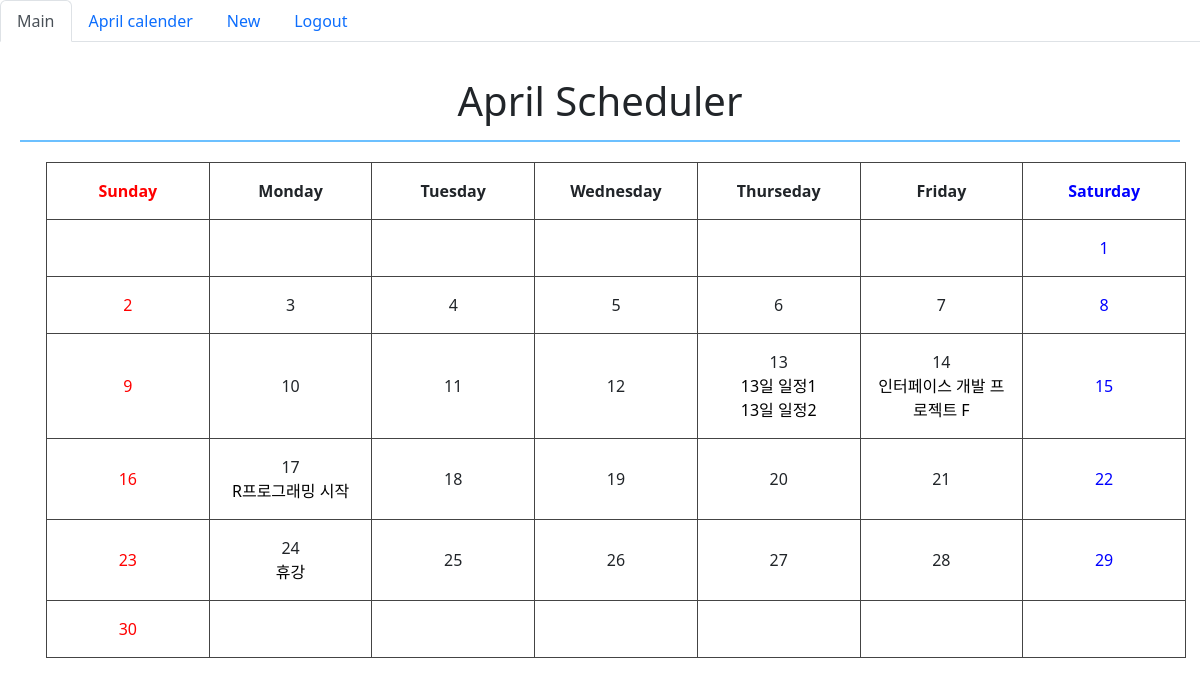
/scheduler/month/ (signed in), run on the app's committed database.
### scheduler/models.py (models this page shows)
class Schedule(models.Model):
    title = models.CharField(max_length=30)
    time = models.TimeField()
    date = models.DateField()
    place = models.CharField(max_length=20)
    memo = models.CharField(max_length=200)
    user = models.ForeignKey(settings.AUTH_USER_MODEL, on_delete=models.CASCADE)
    created_at = models.DateTimeField(auto_now_add=True)
    updated_at = models.DateTimeField(auto_now=True)

### scheduler/views.py (the view)
# urls.py: path('month/', views.month),
def month(request,):
    schedules = Schedule.objects.all()
    daily_schedules_01 = Schedule.objects.filter(date = '2023-04-01')
    daily_schedules_02 = Schedule.objects.filter(date = '2023-04-02')
    daily_schedules_03 = Schedule.objects.filter(date = '2023-04-03')
    daily_schedules_04 = Schedule.objects.filter(date = '2023-04-04')
    daily_schedules_05 = Schedule.objects.filter(date = '2023-04-05')
    daily_schedules_06 = Schedule.objects.filter(date = '2023-04-06')
    daily_schedules_07 = Schedule.objects.filter(date = '2023-04-07')
    daily_schedules_08 = Schedule.objects.filter(date = '2023-04-08')
    daily_schedules_09 = Schedule.objects.filter(date = '2023-04-09')
    daily_schedules_10 = Schedule.objects.filter(date = '2023-04-10')
    daily_schedules_11 = Schedule.objects.filter(date = '2023-04-11')
    daily_schedules_12 = Schedule.objects.filter(date = '2023-04-12')
    daily_schedules_13 = Schedule.objects.filter(date = '2023-04-13')
    daily_schedules_14 = Schedule.objects.filter(date = '2023-04-14')
    daily_schedules_15 = Schedule.objects.filter(date = '2023-04-15')
    daily_schedules_16 = Schedule.objects.filter(date = '2023-04-16')
    daily_schedules_17 = Schedule.objects.filter(date = '2023-04-17')
    daily_schedules_18 = Schedule.objects.filter(date = '2023-04-18')
    daily_schedules_19 = Schedule.objects.filter(date = '2023-04-19')
    daily_schedules_20 = Schedule.objects.filter(date = '2023-04-20')
    daily_schedules_21 = Schedule.objects.filter(date = '2023-04-21')
    daily_schedules_22 = Schedule.objects.filter(date = '2023-04-22')
    daily_schedules_23 = Schedule.objects.filter(date = '2023-04-23')
    daily_schedules_24 = Schedule.objects.filter(date = '2023-04-24')
    daily_schedules_25 = Schedule.objects.filter(date = '2023-04-25')
    daily_schedules_26 = Schedule.objects.filter(date = '2023-04-26')
    daily_schedules_27 = Schedule.objects.filter(date = '2023-04-27')
    daily_schedules_28 = Schedule.objects.filter(date = '2023-04-28')
    daily_schedules_29 = Schedule.objects.filter(date = '2023-04-29')
    daily_schedules_30 = Schedule.objects.filter(date = '2023-04-30')
    return render(request, 'scheduler/month.html',
                  {'schedules': schedules,
                   'daily_schedules_01':daily_schedules_01,
                   'daily_schedules_02':daily_schedules_02,
                   'daily_schedules_03':daily_schedules_03,
                   'daily_schedules_04':daily_schedules_04,
                   'daily_schedules_05':daily_schedules_05,
                   'daily_schedules_06':daily_schedules_06,
                   'daily_schedules_07':daily_schedules_07,
                   'daily_schedules_08':daily_schedules_08,
                   'daily_schedules_09':daily_schedules_09,
                   'daily_schedules_10':daily_schedules_10,
                   'daily_schedules_11':daily_schedules_11,
                   'daily_schedules_12':daily_schedules_12,
                   'daily_schedules_13':daily_schedules_13,
                   'daily_schedules_14':daily_schedules_14,
                   'daily_schedules_15':daily_schedules_15,
                   'daily_schedules_16':daily_schedules_16,
                   'daily_schedules_18':daily_schedules_18,
                   'daily_schedules_17':daily_schedules_17,
                   'daily_schedules_19':daily_schedules_19,
                   'daily_schedules_20':daily_schedules_20,
                   'daily_schedules_21':daily_schedules_21,
                   'daily_schedules_22':daily_schedules_22,
                   'daily_schedules_23':daily_schedules_23,
                   'daily_schedules_24':daily_schedules_24,
                   'daily_schedules_25':daily_schedules_25,
                   'daily_schedules_26':daily_schedules_26,
                   'daily_schedules_27':daily_schedules_27,
                   'daily_schedules_28':daily_schedules_28,
                   'daily_schedules_29':daily_schedules_29,
                   'daily_schedules_30':daily_schedules_30,
                   })

### scheduler/templates/scheduler/month.html (shortened to what this page needs)
{% extends 'base.html' %}
{% block content %}
<h1> April Scheduler </h1>
<ul>
    <table class= container>
        <thead>
            <tr>
                <th class="red"> Sunday </th>
                <th> Monday </th>
                <th> Tuesday </th>
                <th> Wednesday </th>
                <th> Thurseday </th>
                <th> Friday </th>
                <th class="blue"> Saturday </th>
            </tr>
        </thead>
        <tbody>
            <tr>
                <td></td>
                <td></td>
                <td></td>
                <td></td>
                <td></td>
                <td></td>
                <td class="blue"> <div>1</div>
                </td>
            </tr>
            <tr>
                <td class="red">2</td>
                <td>
                    <div> 3 </div>
                </td>
                <td>
                    <div>4</div>
                </td>
                <td>
                    <div>5</div>
                </td>
                <td>
                    <div>6</div>
                </td>
                <td>
                    <div>7</div>
                </td>
                <td class="blue">
                    <div>8</div>
                </td>
            </tr>
            <tr>
                <td class="red">
                    <div>9</div>
                </td>
                <td>
                    <div>10</div>
                </td>
                <td>
                    <div>11</div>
                </td>
                <td>
                    <div>12</div>
                </td>
                <td>
                    <div>13 </div>
                    <div>
                        {% for daily_schedule in daily_schedules_13 %}
                        <div>
                            <a href="/scheduler/{{daily_schedule.pk}}">
                            {{ daily_schedule.title }}
                            </a>
                        </div>
                        {% endfor %}
                    </div>
                <td>
                    <div>14</div>
                    <div>
                        {% for daily_schedule in daily_schedules_14 %}
                        <div>
                            <a href="/scheduler/{{daily_schedule.pk}}">
                            {{ daily_schedule.title }}
                            </a>
                        </div>
                        {% endfor %}
                    </div>
                </td>
                <td class="blue">
                    <div>15</div>
                </td>
            </tr>
            <tr>
                <td class="red">
                    <div>16</div>
                </td>
                <td>
                    <div>17</div>
                    <div>
                        {% for daily_schedule in daily_schedules_17 %}
                        <div>
                            <a href="/scheduler/{{daily_schedule.pk}}">
                            {{ daily_schedule.title }}
                            </a>
                        </div>
                        {% endfor %}
                    </div>
                </td>
                <td>
                    <div>18</div>
                </td>
                <td><div>19</div>
                    </td>
                <td><div>20</div>
                    </td>
                <td>
                    <div>21</div>
                </td>
                <td class="blue"><div>22</div>
                    </td>
            </tr>
            <tr>
                <td class="red"><div>23</div>
                    </td>
                <td>
                    <div>24</div>
                    <div>
                        {% for daily_schedule in daily_schedules_24 %}
                        <div>
                            <a href="/scheduler/{{daily_schedule.pk}}">
                            {{ daily_schedule.title }}
                            </a>
                        </div>
                        {% endfor %}
                    </div>
                </td>
                <td><div>25</div>
                    </td>
                <td>
                    <div>26</div>
                </td>
                <td><div>27</div>
                    </td>
                <td>
                    <div>28</div>
                </td>
                <td class="blue"><div>29</div>
                    </td>
            </tr>
            <tr>
                <td class="red">
                    <div> 30 </div>
                </td>
                <td></td>
                <td></td>
                <td></td>
                <td></td>
                <td></td>
                <td class="blue"></td>
            </tr>
        </tbody>
    </table>
</ul>
{% endblock content %}

### templates/_style.html (style rules this page uses)
.red { color: red }
.blue { color: blue }
.container { margin: auto; padding: 40px, 40px, 40px, 40px ; text-align: center; }
h1 { text-align: center; border-bottom: 2px solid #6CC0FF; padding: 15px; margin: 20px; }
td { padding: 1em; }
th { padding: 1em; }
table { width: 100%; table-layout: fixed; border: 1px solid #444444; border-collapse: collapse; }
th, td { border: 1px solid #444444; }
a { color:black; text-decoration: none; }

### data on the page
Schedule: title "13일 일정1"
Schedule: title "13일 일정2"
Schedule: title "인터페이스 개발 프로젝트 F"
Schedule: title "R프로그래밍 시작"
Schedule: title "휴강"
